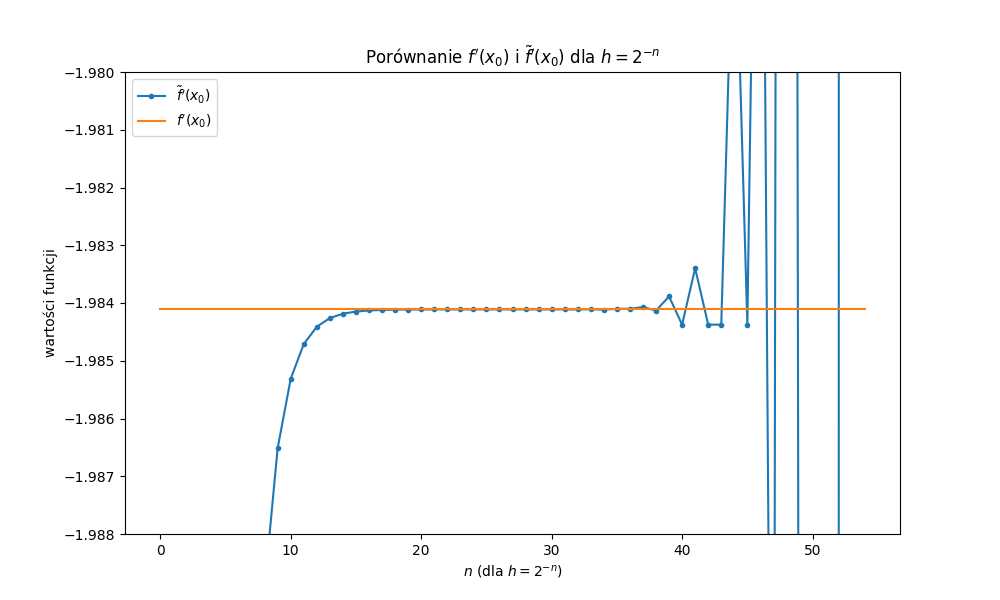

The Python source for this figure:
import numpy as np
import matplotlib.pyplot as plt

data = np.loadtxt("wyniki7.txt")
if data.ndim == 1:
	data = data[np.newaxis, :]

n = data[:, 0]
appr = data[:, 2]
real = data[:, 3]
diff = data[:, 4]

fig, ax = plt.subplots(figsize=(10,6))
ax.plot(n, appr, marker='o', linestyle='-', markersize=3, label=r"$\tilde{f}'(x_0)$")
ax.plot(n, real, marker='none', linestyle='-', label=r"$f'(x_0)$")

ax.set_xlabel(r"$n$ (dla $h=2^{-n}$)")
ax.set_ylabel("wartości funkcji")
ax.set_title(r"Porównanie $f'(x_0)$ i $\tilde{f}'(x_0)$ dla $h=2^{-n}$")
ax.legend(loc='best')

plt.savefig("zadanie7chart-full.png")

fig, ax = plt.subplots(figsize=(10,6))
ax.plot(n, appr, marker='o', linestyle='-', markersize=3, label=r"$\tilde{f}'(x_0)$")
ax.plot(n, real, marker='none', linestyle='-', label=r"$f'(x_0)$")

ax.set_ylim(-1.988, -1.98)
ax.set_xlabel(r"$n$ (dla $h=2^{-n}$)")
ax.set_ylabel("wartości funkcji")
ax.set_title(r"Porównanie $f'(x_0)$ i $\tilde{f}'(x_0)$ dla $h=2^{-n}$")
ax.legend(loc='best')

plt.savefig("zadanie7chart.png")

fig, ax = plt.subplots(figsize=(10,6))
ax.plot(n, diff, marker='o', linestyle='-', markersize=3, label=r"$|f'(x_0)-\tilde{f}'(x_0)|$")

ax.set_ylim(0, 2)
ax.set_xlabel(r"$n$ (dla $h=2^{-n}$)")
ax.set_ylabel("błąd")
ax.set_title(r"Różnica między wyliczonym przybliżeniem, a realną wartością $f'(x_0)$")
ax.legend(loc='best')

plt.savefig("zadanie7chart-diff.png")
